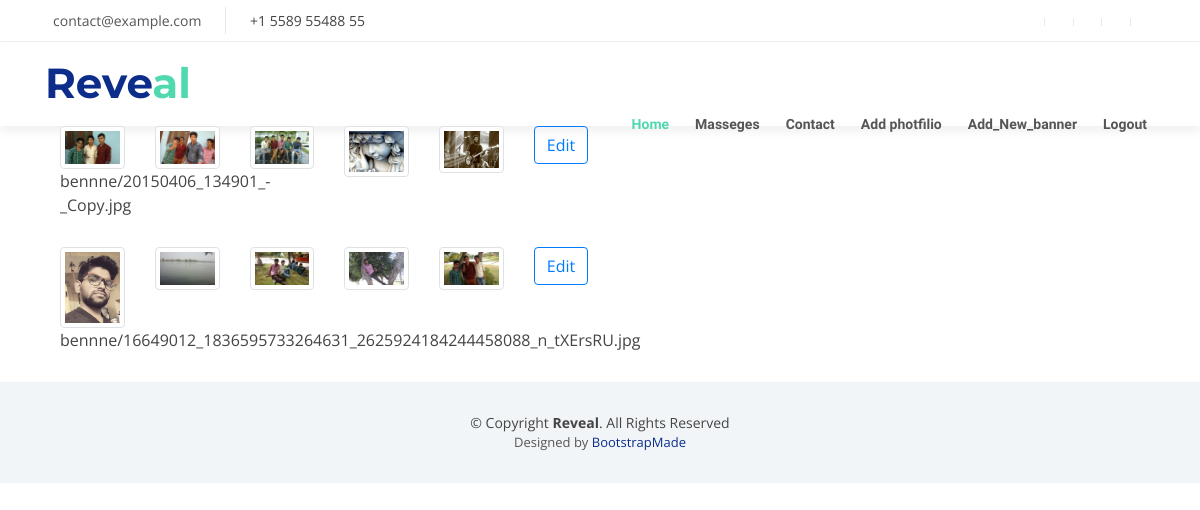
Page /user/ (signed in) on the earlier database version.
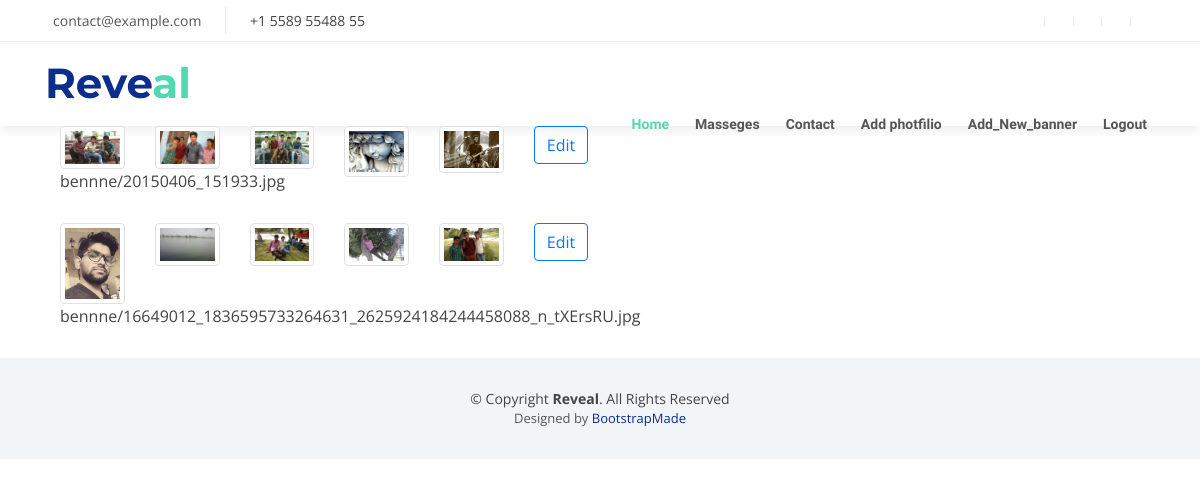
Same page on the later database version.
### myweb/models.py (models this page shows, shortened)
class banner(models.Model):
	banner1 = models.ImageField(upload_to='bennne')
	banner2 = models.ImageField(upload_to='bennne')
	banner3 = models.ImageField(upload_to='bennne')
	banner4 = models.ImageField(upload_to='bennne')
	banner5 = models.ImageField(upload_to='bennne')

### user/views.py (the view)
# urls.py: path('user/',views.useradmin,name='userad'),
@login_required(login_url='login')
def useradmin(request):
	b = banner.objects.all()
	return render(request,'user/user_home.html',{'w':b})

### user/templates/user/user_home.html
{% extends 'user/base.html' %}
{% block content %}
<div class="container">
	<div class="row">
		{% for w in w %}
		<div class="col-md-2"><img class="img-thumbnail" src="{{w.banner1.url}}"><div class="caption"><p>{{w.banner1}}</p></div></div>
		<div class="col-md-2"><img class="img-thumbnail" src="{{w.banner2.url}}"><div class="caption"></div></div>
		<div class="col-md-2"><img class="img-thumbnail" src="{{w.banner3.url}}"><div class="caption"></div></div>
		<div class="col-md-2"><img class="img-thumbnail" src="{{w.banner4.url}}"><div class="caption"></div></div>
		<div class="col-md-2"><img class="img-thumbnail" src="{{w.banner5.url}}"><div class="caption"></div></div>
		<div class="col-md-2"><a class="btn btn-outline-primary" href="{% url 'h' w.id %}">Edit</a></div>
		{% endfor %}
	</div>
</div>
{% endblock %}

Differences in the rows shown:
changed banner: banner1: a different picture; banner1 "bennne/20150406_134901_-_Copy.jpg" → "bennne/20150406_151933.jpg"
